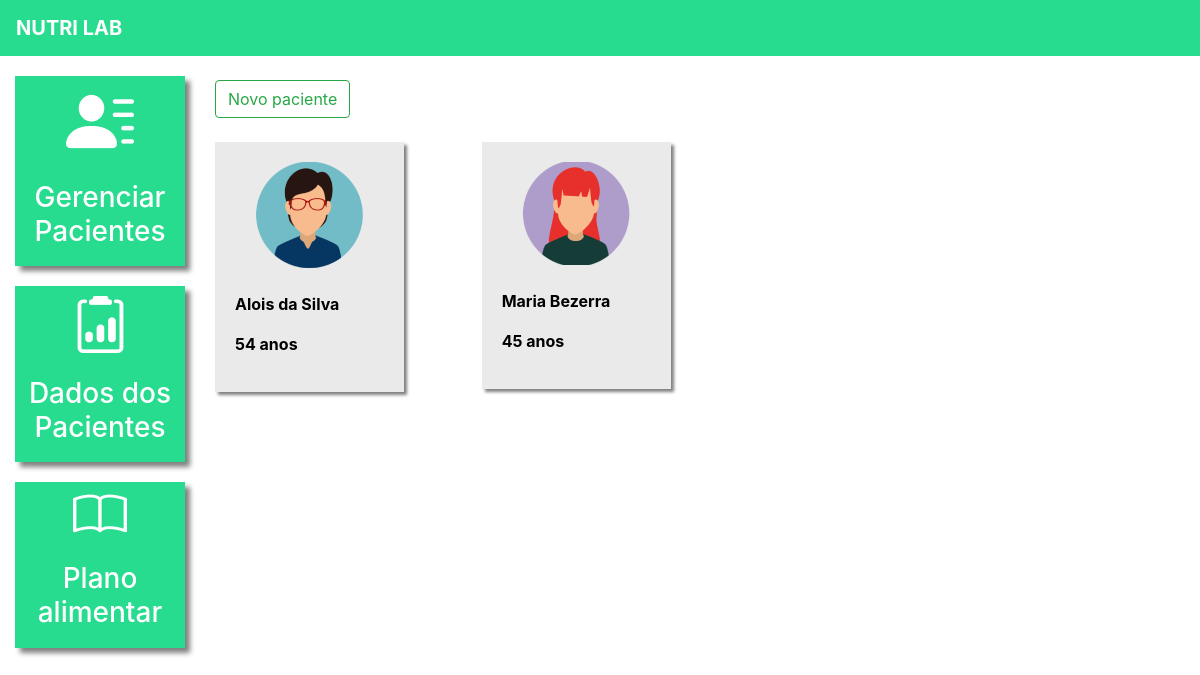
/pacientes/ (signed in), run on the app's committed database.
### plataforma/models.py (models this page shows, shortened)
class Pacientes(models.Model):
    choices_sexo = (('F', 'Feminino'),
                    ('M', 'Masculino'))
    nome = models.CharField(max_length=50)
    sexo = models.CharField(max_length=1, choices=choices_sexo)
    idade = models.IntegerField()
    email = models.EmailField()
    telefone = models.CharField(max_length=19)
    nutri = models.ForeignKey(User, on_delete=models.CASCADE)

### plataforma/views.py (the view, shortened to what this page needs)
# urls.py: path('pacientes/', views.pacientes, name='pacientes'),
@login_required(login_url='/auth/logar/')
def pacientes(request):
    if request.method == "GET":
        pacientes = Pacientes.objects.filter(nutri = request.user)
        return render(request, 'pacientes.html', {'pacientes': pacientes})

### plataforma/templates/pacientes.html (shortened to what this page needs)
{% extends 'base_plataforma.html' %}
{% load static %}
{% block 'plataforma' %}
    <br>
    <button type="button" class="btn btn-outline-success" data-toggle="modal" data-target="#modal">
    Novo paciente
    </button>
    <br>
    <br>
    <div  class="row">
        {% for paciente in pacientes %}
            <div class="col-md-4">
                <a href="#" class="link-hover">
                    <div class="card-paciente">
                        <div class="foto-perfil">
                            {% if paciente.sexo == "M"%}
                                <img src="{% static 'plataforma/img/perfil2.png' %}">
                            {% else %}
                                <img src="{% static 'plataforma/img/perfil1.png' %}">
                            {% endif %}
                        </div>
                        <br>
                        <p class="dados">{{ paciente.nome }}</p>
                        <p class="dados">{{ paciente.idade }} anos</p>
                    </div>
                </a>
            </div>
        {% endfor %}
    </div>
{% endblock %}

### templates/static/plataforma/css/css.css (style rules this page uses)
.card-paciente { background-color: #EAEAEA; width: 80%; box-shadow: 3px 3px 3px gray; padding: 20px; color: black; }
.foto-perfil { text-align: center; }
.dados { font-weight: bold; }

### data on the page
Pacientes: nome "Alois da Silva", idade "54"
Pacientes: nome "Maria Bezerra", idade "45"
